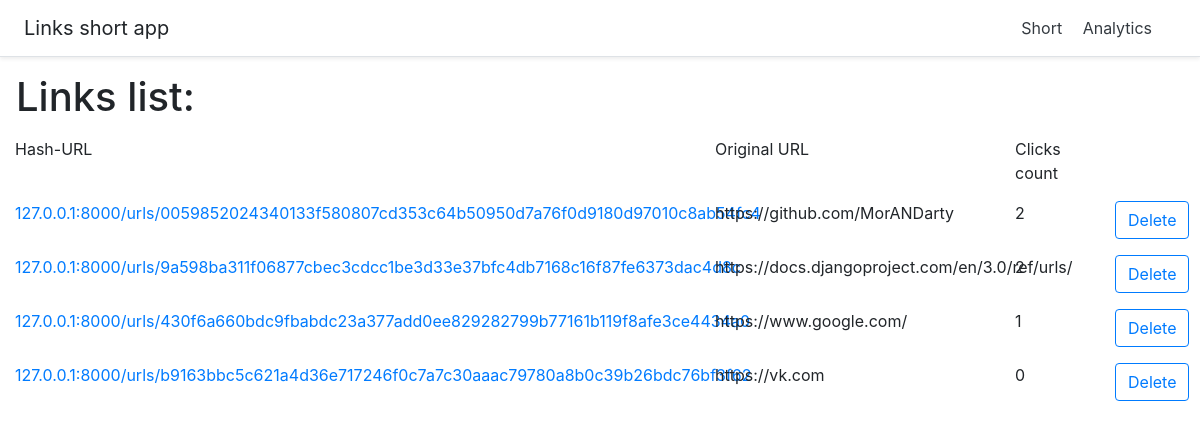
Before: /analytics with the older database file.
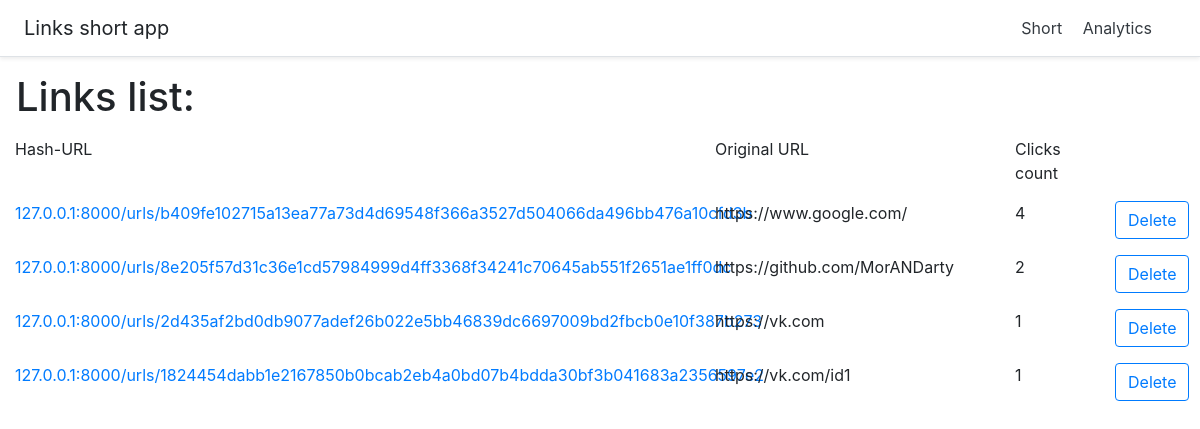
After: the same page with the newer database file.
### LinksShortenerApp/models.py (models this page shows)
class Link(models.Model):
    url = models.URLField(max_length=2083)
    hash_url = models.CharField(max_length=16)
    click_count = models.PositiveIntegerField(default=0)

### LinksShortenerApp/views.py (the view)
# urls.py: path('analytics', views.analytics),
def analytics(request):
    links = get_analytics()
    return render(request, "analytics_screen.html", {"links": links})

### LinksShortenerApp/models.py (called while the page is built)
def get_analytics():
    return Link.objects.all().order_by('-click_count')

### LinksShortenerApp/templates/analytics_screen.html (shortened to what this page needs)
<!DOCTYPE html>
<html lang="en">
<head>
    <link rel="stylesheet" href="https://maxcdn.bootstrapcdn.com/bootstrap/4.5.0/css/bootstrap.min.css">
</head>
<body>
<div class="d-flex flex-column flex-md-row align-items-center p-3 px-md-4 mb-3 bg-white border-bottom shadow-sm">
    <h5 class="my-0 mr-md-auto font-weight-normal">Links short app</h5>
    <nav class="my-2 my-md-0 mr-md-3">
        <a class="p-2 text-dark" href="/">Short</a>
        <a class="p-2 text-dark" href="/analytics">Analytics</a>
    </nav>
</div>
{% if links.count > 0 %}
    <h1 style="margin: 16px">Links list:</h1>
    <div class="container-fluid" style="margin-bottom: 1rem">
        <div class="row">
            <div class="col-7">Hash-URL</div>
            <div class="col-3">Original URL</div>
            <div class="col-1">Clicks count</div>
        </div>
    </div>
    {% for link in links %}
        <div class="container-fluid" style="margin-top: 1rem; margin-bottom: 1rem">
            <div class="row">
                <div class="col-7">
                    <a href="http://127.0.0.1:8000/urls/{{ link.hash_url }}">127.0.0.1:8000/urls/{{ link.hash_url }}</a>
                </div>
                <div class="col-3">   {{ link.url }}</div>
                <div class="col-1">   {{ link.click_count }}</div>
                <div class="col-1">
                    <form action="/delete/{{ link.hash_url }}" method="post">
                        <button class="btn btn-outline-primary" type="submit">Delete</button>
                    </form>
                </div>
            </div>
        </div>
    {% endfor %}
{% endif %}
</body>
</html>

Changed rows visible on the page:
removed Link: hash_url "0059852024340133f580807cd353c64b50950d7a76f0d9180d97010c8ab54fc4", url "https://github.com/MorANDarty", click_count "2"
removed Link: hash_url "9a598ba311f06877cbec3cdcc1be3d33e37bfc4db7168c16f87fe6373dac4d8c", url "https://docs.djangoproject.com/en/3.0/ref/urls/", click_count "2"
removed Link: hash_url "430f6a660bdc9fbabdc23a377add0ee829282799b77161b119f8afe3ce4434a0", url "https://www.google.com/", click_count "1"
removed Link: hash_url "b9163bbc5c621a4d36e717246f0c7a7c30aaac79780a8b0c39b26bdc76bf3f62", url "https://vk.com", click_count "0"
added Link: hash_url "b409fe102715a13ea77a73d4d69548f366a3527d504066da496bb476a10cfd3b", url "https://www.google.com/", click_count "4"
added Link: hash_url "8e205f57d31c36e1cd57984999d4ff3368f34241c70645ab551f2651ae1ff0dc", url "https://github.com/MorANDarty", click_count "2"
added Link: hash_url "2d435af2bd0db9077adef26b022e5bb46839dc6697009bd2fbcb0e10f387b273", url "https://vk.com", click_count "1"
added Link: hash_url "1824454dabb1e2167850b0bcab2eb4a0bd07b4bdda30bf3b041683a2356597e2", url "https://vk.com/id1", click_count "1"
